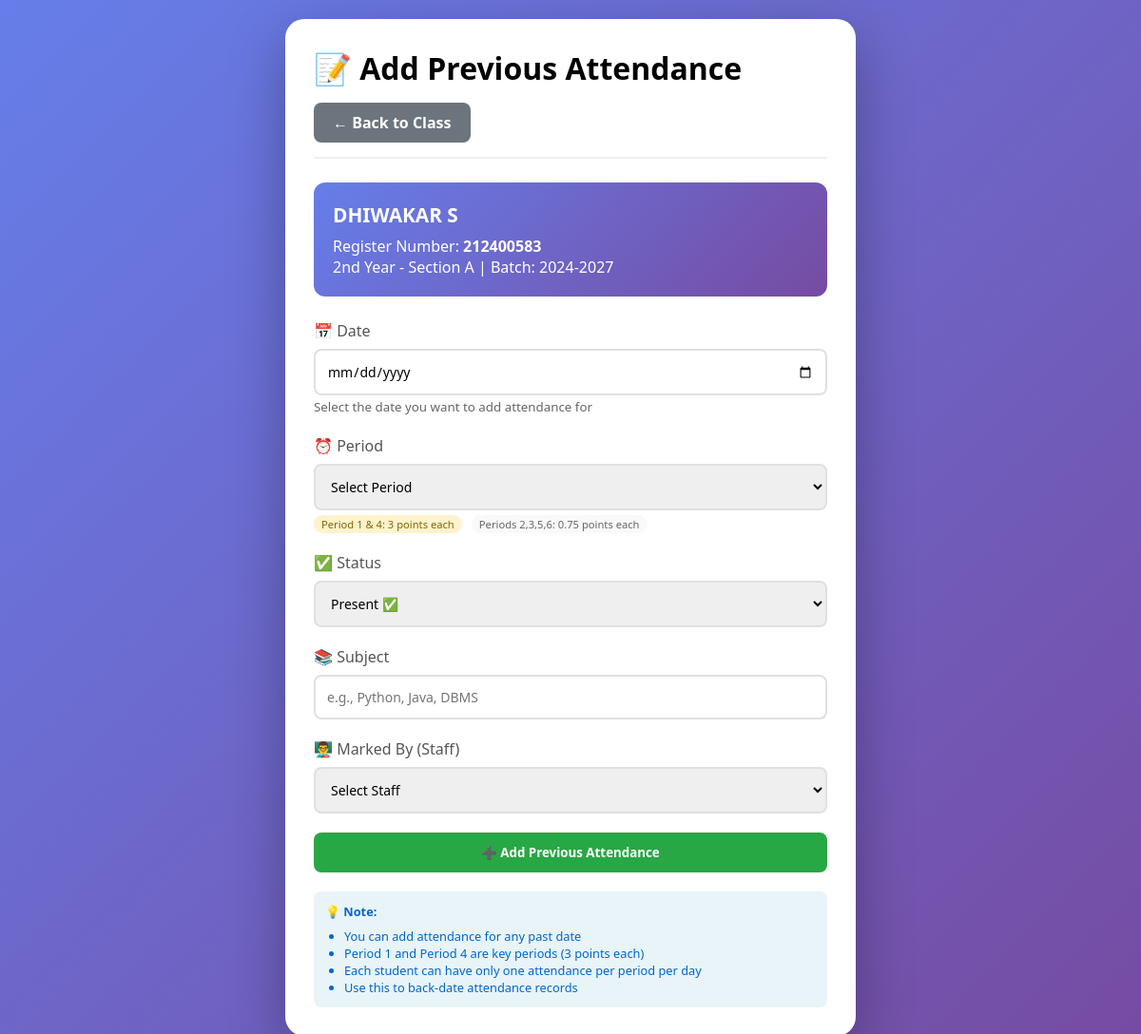
The page /add_previous_attendance/6 (signed in) on the database its author committed.
### app.py (models this page shows)
class Student(db.Model):
    __tablename__ = 'students'
    id = db.Column(db.Integer, primary_key=True, autoincrement=True)
    register_number = db.Column(db.String(20), unique=True, nullable=False)
    name = db.Column(db.String(100), nullable=False)
    gender = db.Column(db.String(1), nullable=False, default='M')
    year = db.Column(db.String(20), nullable=False)
    section = db.Column(db.String(1), nullable=False)
    batch = db.Column(db.String(20))
    dob = db.Column(db.String(50))
    umis = db.Column(db.String(50))
    mobile_student = db.Column(db.String(15))
    mobile_parent = db.Column(db.String(15))
    parent_guardian_name = db.Column(db.String(100))
    blood_group = db.Column(db.String(5))
    department_id = db.Column(db.Integer, db.ForeignKey('departments.id'), nullable=False)
    created_at = db.Column(db.DateTime, default=datetime.now)
    attendances = db.relationship('Attendance', backref='student', lazy=True, cascade='all, delete-orphan')

### app.py (the view, shortened to what this page needs)
@app.route('/add_previous_attendance/<int:student_id>', methods=['GET', 'POST'])
def add_previous_attendance(student_id):
    role = session.get('role')
    if role not in ['dept_admin', 'dept_admin_viewer']:
        return redirect(url_for('index'))
    student = Student.query.get_or_404(student_id)
    staff = Staff.query.all()
    return render_template('add_previous_attendance.html',
                         student=student,
                         staff=staff)

### app.py (called while the page is built)
@app.context_processor
def inject_datetime():
    return {'datetime': datetime}

### templates/add_previous_attendance.html (shortened to what this page needs)
<!DOCTYPE html>
<html lang="en">
<head>
</head>
<body>
    <div class="container">
        <div class="header">
            <h1>📝 Add Previous Attendance</h1>
            <a href="{{ url_for('view_class', year=student.year, section=student.section) }}" class="btn btn-secondary">← Back to Class</a>
        </div>
        <div class="student-info">
            <h3>{{ student.name }}</h3>
            <p>Register Number: <strong>{{ student.register_number }}</strong><br>
            {{ student.year }} - Section {{ student.section }} | Batch: {{ student.batch }}</p>
        </div>
        <form method="POST">
            <div class="form-group">
                <label>📅 Date</label>
                <input type="date" name="date" required max="{{ datetime.now().strftime('%Y-%m-%d') }}">
                <small style="color: #666;">Select the date you want to add attendance for</small>
            </div>
            <div class="form-group">
                <label>⏰ Period</label>
                <select name="period" required>
                    <option value="">Select Period</option>
                </select>
                <div class="period-note">
                    <span class="period-badge period-high">Period 1 & 4: 3 points each</span>
                    <span class="period-badge">Periods 2,3,5,6: 0.75 points each</span>
                </div>
            </div>
            <div class="form-group">
                <label>✅ Status</label>
                <select name="status" required>
                    <option value="present">Present ✅</option>
                </select>
            </div>
            <div class="form-group">
                <label>📚 Subject</label>
                <input type="text" name="subject" placeholder="e.g., Python, Java, DBMS" required>
            </div>
            <div class="form-group">
                <label>👨‍🏫 Marked By (Staff)</label>
                <select name="marked_by" required>
                    <option value="">Select Staff</option>
                </select>
            </div>
            <button type="submit" class="btn btn-primary">➕ Add Previous Attendance</button>
        </form>
        <div class="note">
            <strong>💡 Note:</strong>
            <ul>
                <li>You can add attendance for any past date</li>
                <li>Period 1 and Period 4 are key periods (3 points each)</li>
                <li>Each student can have only one attendance per period per day</li>
                <li>Use this to back-date attendance records</li>
            </ul>
        </div>
    </div>
</body>
</html>

### templates/add_previous_attendance.html (style rules this page uses)
* { margin: 0; padding: 0; box-sizing: border-box; font-family: 'Segoe UI', Tahoma, Geneva, Verdana, sans-serif; }
body { background: linear-gradient(135deg, #667eea 0%, #764ba2 100%); min-height: 100vh; padding: 20px; }
.container { background: white; border-radius: 20px; box-shadow: 0 20px 60px rgba(0,0,0,0.3); max-width: 600px; margin: 0 auto; padding: 30px; }
.header { display: flex; justify-content: space-between; align-items: center; margin-bottom: 25px; padding-bottom: 15px; border-bottom: 2px solid #f0f0f0; flex-wrap: wrap; gap: 15px; }
.student-info { background: linear-gradient(135deg, #667eea 0%, #764ba2 100%); color: white; padding: 20px; border-radius: 12px; margin-bottom: 25px; }
.student-info h3 { margin-bottom: 8px; font-size: 1.3em; }
.form-group { margin-bottom: 20px; }
.form-group label { display: block; margin-bottom: 8px; color: #555; font-weight: 500; }
.form-group input, .form-group select { width: 100%; padding: 12px; border: 2px solid #e0e0e0; border-radius: 8px; font-size: 14px; transition: border-color 0.2s; }
.period-note { display: flex; gap: 10px; margin-top: 5px; font-size: 0.7em; color: #666; }
.period-badge { background: #f8f9fa; padding: 2px 8px; border-radius: 12px; }
.period-high { background: #fff3cd; color: #856404; }
.btn { padding: 12px 20px; border: none; border-radius: 8px; cursor: pointer; font-weight: 600; transition: all 0.3s; }
.btn-primary { background: #28a745; color: white; width: 100%; }
.btn-secondary { background: #6c757d; color: white; text-decoration: none; display: inline-block; text-align: center; padding: 10px 20px; }
.note { background: #e8f4f8; padding: 12px; border-radius: 8px; margin-top: 20px; font-size: 0.8em; color: #0066cc; }
.note ul { margin-left: 20px; margin-top: 8px; }

### rows shown on the page
Student: name "DHIWAKAR S", register_number "212400583", year "2nd Year", section "A", batch "2024-2027"
